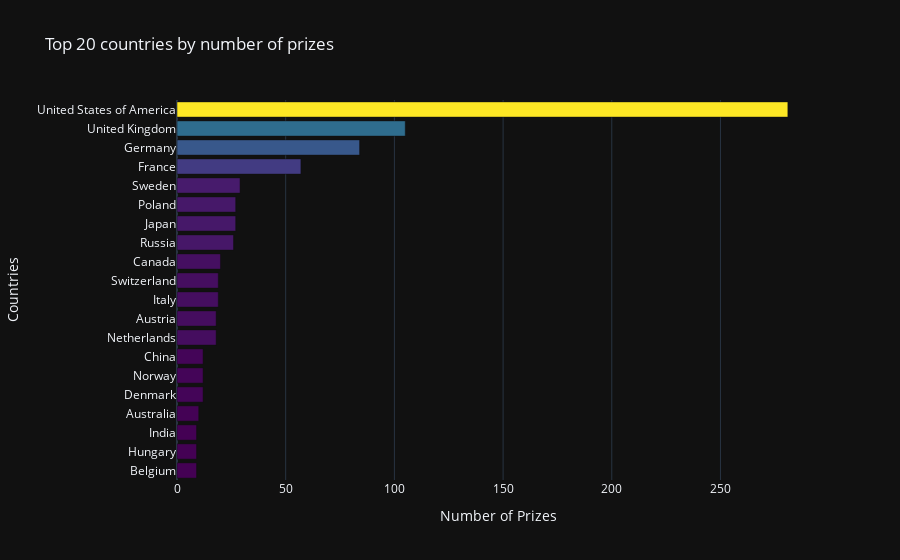

The code cell stored with this chart in its notebook:
### Code cell
fig = px.bar(
    x=top20_countries.prize,
    y=top20_countries.birth_country_current,
    color=top20_countries.prize,
    color_continuous_scale='Viridis',
    title='Top 20 countries by number of prizes',

)

fig.update_layout(
    xaxis_title='Number of Prizes',
    yaxis_title='Countries',
    coloraxis_showscale=False,

)


fig.show()

### Figure 1 — Plotly figure (JSON) as saved in the notebook; plotly's stock layout.template omitted (floating-point values rounded to 4 significant figures)
{"data": [{"alignmentgroup": "True", "hovertemplate": "x=%{x}<br>y=%{y}<br>color=%{marker.color}<extra></extra>", "legendgroup": "", "marker": {"color": [9, 9, 9, 10, 12, 12, 12, 18, 18, 19, 19, 20, 26, 27, 27, 29, 57, 84, 105, 281], "coloraxis": "coloraxis", "pattern": {"shape": ""}}, "name": "", "offsetgroup": "", "orientation": "h", "showlegend": false, "textposition": "auto", "x": [9, 9, 9, 10, 12, 12, 12, 18, 18, 19, 19, 20, 26, 27, 27, 29, 57, 84, 105, 281], "xaxis": "x", "y": ["Belgium", "Hungary", "India", "Australia", "Denmark", "Norway", "China", "Netherlands", "Austria", "Italy", "Switzerland", "Canada", "Russia", "Japan", "Poland", "Sweden", "France", "Germany", "United Kingdom", "United States of America"], "yaxis": "y", "type": "bar"}], "layout": {"xaxis": {"anchor": "y", "domain": [0.0, 1.0], "title": {"text": "Number of Prizes"}}, "yaxis": {"anchor": "x", "domain": [0.0, 1.0], "title": {"text": "Countries"}}, "coloraxis": {"colorbar": {"title": {"text": "color"}}, "colorscale": [[0.0, "#440154"], [0.1111, "#482878"], [0.2222, "#3e4989"], [0.3333, "#31688e"], [0.4444, "#26828e"], [0.5556, "#1f9e89"], [0.6667, "#35b779"], [0.7778, "#6ece58"], [0.8889, "#b5de2b"], [1.0, "#fde725"]], "showscale": false}, "legend": {"tracegroupgap": 0}, "title": {"text": "Top 20 countries by number of prizes"}, "barmode": "relative"}}
